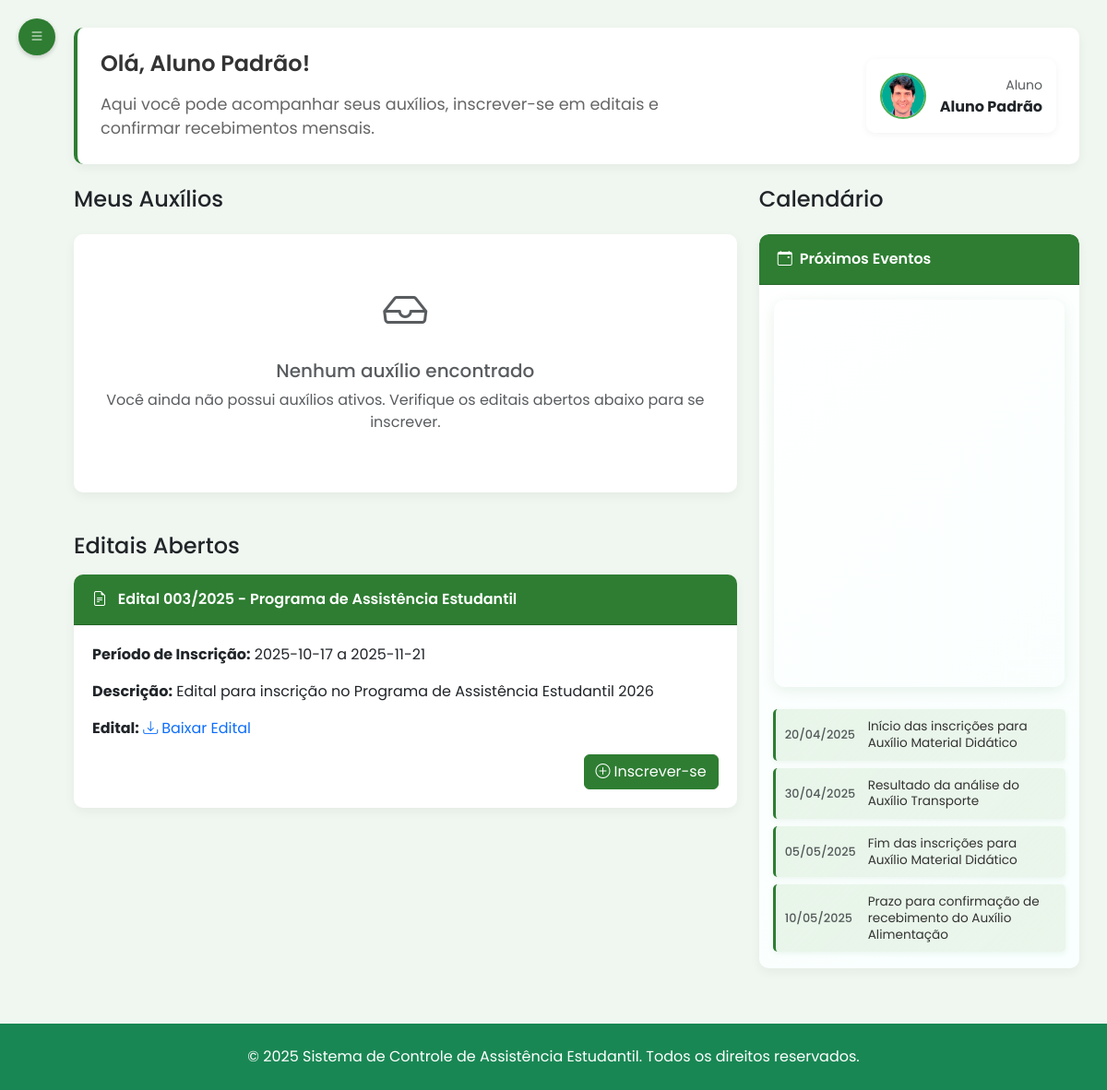
The app's page /aluno/inicio (signed in) with its own data.
### tables this page shows
CREATE TABLE usuario (
id_usuario INTEGER PRIMARY KEY AUTOINCREMENT,
nome TEXT NOT NULL,
matricula TEXT UNIQUE NOT NULL,
email TEXT NOT NULL UNIQUE,
senha TEXT NOT NULL,
perfil TEXT NOT NULL DEFAULT 'aluno',
foto TEXT,
token_redefinicao TEXT,
data_token TIMESTAMP,
data_cadastro TIMESTAMP DEFAULT CURRENT_TIMESTAMP
);

CREATE TABLE edital (
                            id_edital INTEGER PRIMARY KEY AUTOINCREMENT,
                            titulo TEXT NOT NULL,
                            descricao TEXT NOT NULL,
                            data_publicacao DATE NOT NULL,
                            arquivo TEXT NOT NULL,
                            status TEXT NOT NULL CHECK (status IN ('ativo', 'inativo')),
                            data_inicio_inscricao DATE,
                            data_fim_inscricao DATE,
                            data_inicio_vigencia DATE,
                            data_fim_vigencia DATE
                        );

### routes/aluno/perfilaluno_routes.py (the view)
@router.get("/inicio")
@requer_autenticacao(["aluno"])
async def get_root(request: Request, usuario_logado: dict = None):
    if not usuario_logado['completo']:
        return RedirectResponse("/aluno/perfil", status_code=303)
    aluno = usuario_repo.obter_usuario_por_matricula(usuario_logado['matricula'])
    auxilios = auxilio_repo.obter_por_aluno(usuario_logado['id'])
    editais_abertos = edital_repo.obter_editais_abertos()
    response = templates.TemplateResponse("/aluno/dashboard.html", {
        "request": request,
        "aluno": aluno,
        "auxilios": auxilios,
        "editais_abertos": editais_abertos
    })
    return response

### templates/aluno/dashboard.html (shortened to what this page needs)
{% extends 'base2.html' %}
{% set active_page = 'inicio' %}
{% block head %}
    <link rel="stylesheet" href="/static/css/dashboard_aluno.css">
    <link href="https://cdn.jsdelivr.net/npm/fullcalendar@6.1.17/main.min.css" rel="stylesheet" />
    <link href="https://cdn.jsdelivr.net/npm/fullcalendar@6.1.17/bootstrap5/main.min.css" rel="stylesheet" />
{% endblock %}
{% block content %}
<div class="main-content" id="mainContent">
        <div class="welcome-banner mb-4">
            <div class="row align-items-center">
                <div class="col-md-8">
                    <div class="d-flex align-items-center mb-3">
                        <h4 class="mb-0">Olá, {{ aluno.nome }}!</h4>
                    </div>
                    <p>Aqui você pode acompanhar seus auxílios, inscrever-se em editais e confirmar recebimentos mensais.</p>
                </div>
                <div class="col-md-4 text-end">
                    <div class="user-profile">
                        <img src="{{ aluno.foto or '/static/img/perfil.png' }}" alt="Perfil" />
                        <div>
                            <small class="text-muted">Aluno</small>
                            <div class="fw-bold">{{ aluno.nome }}</div>
                        </div>
                    </div>
                </div>
            </div>
        </div>
            <div class="row align-items-stretch" style="min-height: 650px;">
                <div class="col-md-8 d-flex flex-column">
                    <h4 class="mb-4">Meus Auxílios</h4>
                    {% if auxilios %}
                        {% for auxilio in auxilios %}
                        <div class="card">
                            <div class="card-header d-flex justify-content-between align-items-center">
                                <span>
                                    {% if auxilio.tipo_auxilio == 'auxilio alimentacao' %}
                                        <i class="bi bi-cup-hot me-2"></i>Auxílio Alimentação
                                    {% elif auxilio.tipo_auxilio == 'auxilio transporte' %}
                                        <i class="bi bi-bus-front me-2"></i>Auxílio Transporte
                                    {% elif auxilio.tipo_auxilio == 'auxilio moradia' %}
                                        <i class="bi bi-house me-2"></i>Auxílio Moradia
                                    {% elif auxilio.tipo_auxilio == 'auxilio material' %}
                                        <i class="bi bi-book me-2"></i>Auxílio Material Didático
                                    {% else %}
                                        <i class="bi bi-gift me-2"></i>{{ auxilio.tipo_auxilio|title }}
                                    {% endif %}
                                </span>
                                <span class="status-badge
                                    {% if auxilio.status_auxilio == 'deferido' %}status-deferido
                                    {% elif auxilio.status_auxilio == 'indeferido' %}status-indeferido
                                    {% else %}status-pendente{% endif %}">
                                    {% if auxilio.status_auxilio == 'deferido' %}Deferido
                                    {% elif auxilio.status_auxilio == 'indeferido' %}Indeferido
                                    {% elif auxilio.status_auxilio == 'em_analise' %}Em Análise
                                    {% else %}{{ auxilio.status_auxilio|title }}{% endif %}
                                </span>
                            </div>
                            <div class="card-body">
                                <div class="row">
                                    <div class="col-md-6">
                                        <p><strong>Edital:</strong> {{ auxilio.edital_titulo }}</p>
                                        <p><strong>Valor{% if auxilio.status_auxilio != 'deferido' %} Previsto{% endif %}:</strong> R$ {{ "%.2f"|format(auxilio.valor_mensal) }}</p>
                                    </div>
                                    <div class="col-md-6">
                                        {% if auxilio.status_auxilio == 'deferido' %}
                                            <p><strong>Data de Aprovação:</strong> {{ auxilio.data_inicio }}</p>
                                            <p><strong>Vigência:</strong> {{ auxilio.data_inicio }} a {{ auxilio.data_fim }}</p>
                                        {% else %}
                                            <p><strong>Data de Início:</strong> {{ auxilio.data_inicio }}</p>
                                            <p><strong>Previsão de Fim:</strong> {{ auxilio.data_fim }}</p>
                                        {% endif %}
                                    </div>
                                </div>
                                <div class="d-flex justify-content-end mt-3">
                                    {% if auxilio.status_auxilio == 'deferido' %}
                                        <button class="btn btn-sm btn-outline-success me-2" onclick="confirmarRecebimento('{{ auxilio.id_auxilio }}')">
                                            <i class="bi bi-check-circle me-1"></i>Confirmar Recebimento
                                        </button>
                                    {% elif auxilio.status_auxilio == 'pendente' %}
                                        <a href="/aluno/acompanhar-inscricoes" class="btn btn-sm btn-outline-secondary me-2">
                                            <i class="bi bi-search me-1"></i>Acompanhar
                                        </a>
                                    {% endif %}
                                    <button class="btn btn-sm btn-outline-secondary" onclick="verDetalhes('{{ auxilio.id_auxilio }}')">
                                        <i class="bi bi-eye me-1"></i>Detalhes
                                    </button>
                                </div>
                            </div>
                        </div>
                        {% endfor %}
                    {% else %}
                        <div class="card">
                            <div class="card-body text-center py-5">
                                <i class="bi bi-inbox text-muted" style="font-size: 3rem;"></i>
                                <h5 class="mt-3 text-muted">Nenhum auxílio encontrado</h5>
                                <p class="text-muted">Você ainda não possui auxílios ativos. Verifique os editais abertos abaixo para se inscrever.</p>
                            </div>
                        </div>
                    {% endif %}
                    <div class="mt-4">
                        <h4 class="mb-3">Editais Abertos</h4>
                        {% if editais_abertos %}
                            {% for edital in editais_abertos %}
                            <div class="card">
                                <div class="card-header">
                                    {% if 'alimenta' in edital['titulo'].lower() %}
                                        <i class="bi bi-cup-hot me-2"></i>
                                    {% elif 'transporte' in edital['titulo'].lower() %}
                                        <i class="bi bi-bus-front me-2"></i>
                                    {% elif 'moradia' in edital['titulo'].lower() %}
                                        <i class="bi bi-house me-2"></i>
                                    {% elif 'material' in edital['titulo'].lower() or 'didático' in edital['titulo'].lower() %}
                                        <i class="bi bi-book me-2"></i>
                                    {% else %}
                                        <i class="bi bi-file-earmark-text me-2"></i>
                                    {% endif %}
                                    {{ edital['titulo'] }}
                                </div>
                                <div class="card-body">
                                    <p><strong>Período de Inscrição:</strong> {{ edital['data_inicio_inscricao'] }} a {{ edital['data_fim_inscricao'] }}</p>
                                    <p><strong>Descrição:</strong> {{ edital['descricao'] }}</p>
                                    {% if edital['arquivo'] %}
                                        <p><strong>Edital:</strong>
                                            <a href="/static/uploads/{{ edital['arquivo'] }}" target="_blank" class="text-decoration-none">
                                                <i class="bi bi-download me-1"></i>Baixar Edital
                                            </a>
                                        </p>
                                    {% endif %}
                                    <div class="d-flex justify-content-end mt-3">
                                        <a href="/aluno/editais" class="btn btn-success">
                                            <i class="bi bi-plus-circle me-1"></i>Inscrever-se
                                        </a>
                                    </div>
                                </div>
                            </div>
                            {% endfor %}
                        {% endif %}
                    </div>
                </div>
                <div class="col-md-4 d-flex flex-column h-100">
                    <h4 class="mb-4">Calendário</h4>
                    <div class="card calendar-card flex-grow-1 d-flex flex-column" style="min-height: 100%;">
                        <div class="card-header">
                            <i class="bi bi-calendar-event me-2"></i>Próximos Eventos
                        </div>
                        <div class="card-body p-3">
                            <div id="fc-calendar"></div>
                        </div>
                        <div class="card-body pt-2 pb-3">
                            <div class="calendar-event d-flex justify-content-between align-items-center mb-2">
                                <div class="date text-muted small">20/04/2025</div>
                                <div class="description small">
                                    Início das inscrições para Auxílio Material Didático
                                </div>
                            </div>
                            <div class="calendar-event d-flex justify-content-between align-items-center mb-2">
                                <div class="date text-muted small">30/04/2025</div>
                                <div class="description small">
                                    Resultado da análise do Auxílio Transporte
                                </div>
                            </div>
                            <div class="calendar-event d-flex justify-content-between align-items-center mb-2">
                                <div class="date text-muted small">05/05/2025</div>
                                <div class="description small">
                                    Fim das inscrições para Auxílio Material Didático
                                </div>
                            </div>
                            <div class="calendar-event d-flex justify-content-between align-items-center">
                                <div class="date text-muted small">10/05/2025</div>
                                <div class="description small">
                                    Prazo para confirmação de recebimento do Auxílio Alimentação
                                </div>
                            </div>
                        </div>
                    </div>
                </div>
            </div>
        </div>
{% endblock %}

### static/css/styles.css (style rules this page uses)
:root { --ifes-green: #2E7D32; --ifes-red: #C62828; --ifes-light-green: #4CAF50; --ifes-light-gray: #f5f5f5; --ifes-dark-gray: #333333; --calendar-primary: #2E7D32; --calendar-secondary: #4CAF50; --calendar-accent: #81C784; --calendar-light: #E8F5E9; --calendar-text: #1B5E20; }
body { background-color: #fff !important; font-family: 'Poppins', Arial, Helvetica, sans-serif; }
.main-content { margin-left: 0; padding: 30px; transition: none; position: relative; z-index: 1; }
.card { border: none; border-radius: 10px; box-shadow: 0 4px 12px rgba(0, 0, 0, 0.05); margin-bottom: 20px; transition: transform 0.3s; }
.card-header { background-color: var(--ifes-green); color: white; border-radius: 10px 10px 0 0 !important; padding: 15px 20px; font-weight: 600; }
.card-body { padding: 20px; }
.calendar-card { height: 100%; background: linear-gradient(135deg, #ffffff 0%, #f8fffe 100%); border: 1px solid rgba(46, 125, 50, 0.1); box-shadow: 0 8px 25px rgba(46, 125, 50, 0.08); overflow: hidden; }
.calendar-card .card-body { padding: 1.5rem; }
#fc-calendar { max-width: 100%; height: 420px !important; margin: 0 auto; font-family: 'Segoe UI', Tahoma, Geneva, Verdana, sans-serif; border-radius: 12px; overflow: hidden; box-shadow: 0 4px 15px rgba(46, 125, 50, 0.1); }
.calendar-card .card-body.pt-2.pb-3 { padding-top: 0.5rem !important; padding-bottom: 0.5rem !important; }
.calendar-event { background: linear-gradient(135deg, var(--calendar-light) 0%, rgba(232, 245, 233, 0.8) 100%); border-left: 4px solid var(--calendar-primary); padding: 10px 14px; margin-bottom: 8px; border-radius: 8px; transition: all 0.3s ease; box-shadow: 0 2px 6px rgba(46, 125, 50, 0.08); }
.calendar-event .date { font-weight: 600; color: var(--calendar-primary); font-size: 0.8rem; width: 80px; min-width: 80px; }
.calendar-event .description { flex: 1; color: var(--calendar-text); font-size: 0.85rem; line-height: 1.3; margin-left: 10px; }
.welcome-banner { background-color: white; border-radius: 10px; padding: 20px; margin-bottom: 30px; box-shadow: 0 4px 12px rgba(0, 0, 0, 0.05); }
.welcome-banner p { color: #666; margin-bottom: 0; }
.user-profile { display: flex; align-items: center; margin-left: auto; }
.user-profile img { width: 40px; height: 40px; border-radius: 50%; margin-right: 10px; }

### templates/base2.html (style rules this page uses)
html, body { height: 100%; }
body { display: flex; flex-direction: column; min-height: 100vh; }
.main-content { flex: 1; }

### records on screen
usuario: nome "Aluno Padrão", foto (picture)
edital: titulo "Edital 003/2025 - Programa de Assistência Estudantil", data_inicio_inscricao "2025-10-17", data_fim_inscricao "2025-11-21", descricao "Edital para inscrição no Programa de Assistência Estudantil 2026"
